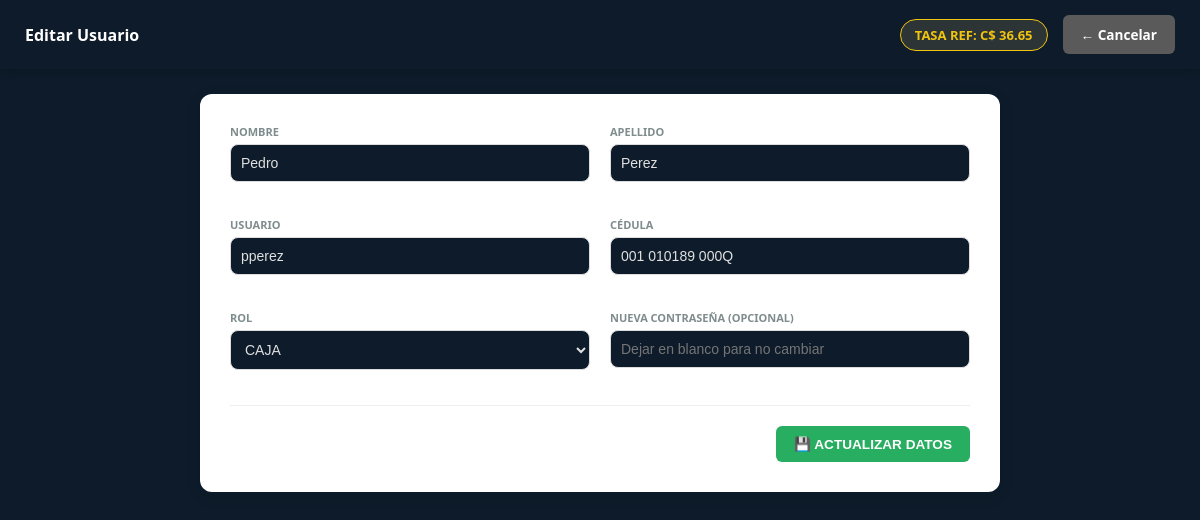
The app's page /views/admin/editar_usuario.php?id=7 (signed in) with its own data.
### tables this page shows
CREATE TABLE `usuarios` (
  `id` int(11) NOT NULL,
  `nombre` varchar(50) NOT NULL,
  `apellido` varchar(50) NOT NULL,
  `usuario` varchar(50) NOT NULL,
  `cedula` varchar(20) NOT NULL,
  `password` varchar(255) NOT NULL,
  `telefono` varchar(20) DEFAULT NULL,
  `rol` enum('ADMIN','CAJA') NOT NULL DEFAULT 'CAJA',
  `fecha_creacion` timestamp NOT NULL DEFAULT current_timestamp()
);

### config/AppConfig.php (called while the page is built, shortened)
<?php
class AppConfig {
    private $conn;
    private $table_name = "configuracion";
    public function __construct($db) {
        $this->conn = $db;
    }
    private function asegurarColumnaTema() {
        try {
            $this->conn->exec("ALTER TABLE configuracion ADD COLUMN tema VARCHAR(20) DEFAULT 'default'");
        } catch (PDOException $e) {}
    }
    public function obtenerConfig() {
        $query = "SELECT * FROM " . $this->table_name . " WHERE id = 1 LIMIT 1";
        $stmt = $this->conn->prepare($query);
        $stmt->execute();
        $this->config_cache = $stmt->fetch(PDO::FETCH_ASSOC);
        return $this->config_cache;
    }
}

### classes/Usuario.php (called while the page is built, shortened)
<?php
class Usuario {
    private $conn;
    private $table_name = "usuarios";
    public function __construct($db) {
        $this->conn = $db;
    }
    public function obtenerPorId($id) {
        $query = "SELECT * FROM " . $this->table_name . " WHERE id = ? LIMIT 1";
        $stmt = $this->conn->prepare($query);
        $stmt->execute([$id]);
        return $stmt->fetch(PDO::FETCH_ASSOC);
    }
}

### views/admin/editar_usuario.php (the view, shortened to what this page needs)
<?php
require_once "../../classes/Usuario.php";
require_once "../../config/AppConfig.php";
$db = (new Database())->getConnection();
$userObj = new Usuario($db);
$config = (new AppConfig($db))->obtenerConfig();
$tasa_cambio = $config['tasa_cambio'] ?? 36.65;
$id = $_GET['id'] ?? 0;
$u = $userObj->obtenerPorId($id);
$tema = $_SESSION['tema'] ?? 'default';
?>
<!DOCTYPE html>
<html lang="es">
<head>
    <link rel="stylesheet" href="../../public/css/estilos.css">
</head>
<body class="<?php echo ($tema !== 'default') ? 'tema-' . $tema : ''; ?>">
    <header>
        <div class="logo"><h2><i class="fas fa-user-edit"></i> Editar Usuario</h2></div>
        <div style="display:flex; align-items:center; gap:15px;">
            <span class="tasa-destacada">TASA REF: C$ <?= $tasa_cambio ?></span>
            <a href="gestion_usuarios.php" class="btn-volver gris">← Cancelar</a>
        </div>
    </header>
    <div class="dashboard-wrapper">
        <div style="background: white; padding: 30px; border-radius: 12px; max-width: 800px; margin: 0 auto; box-shadow: 0 4px 15px rgba(0,0,0,0.1);">
            <form action="../../controllers/UsuarioController.php" method="POST">
                <div class="form-grid">
                    <div class="input-group">
                        <label>NOMBRE</label>
                        <input type="text" name="nombre" value="<?php echo $u['nombre']; ?>" required>
                    </div>
                    <div class="input-group">
                        <label>APELLIDO</label>
                        <input type="text" name="apellido" value="<?php echo $u['apellido']; ?>" required>
                    </div>
                    <div class="input-group">
                        <label>USUARIO</label>
                        <input type="text" name="usuario" value="<?php echo $u['usuario']; ?>" required>
                    </div>
                    <div class="input-group">
                        <label>CÉDULA</label>
                        <input type="text" name="cedula" value="<?php echo $u['cedula']; ?>" required>
                    </div>
                    <div class="input-group">
                        <label>ROL</label>
                        <select name="rol">
                            <option value="CAJA" <?php if($u['rol']=='CAJA') echo 'selected'; ?>>CAJA</option>
                        </select>
                    </div>
                    <div class="input-group">
                        <label>NUEVA CONTRASEÑA (OPCIONAL)</label>
                        <input type="password" name="password" placeholder="Dejar en blanco para no cambiar">
                    </div>
                </div>
                <div style="text-align:right; margin-top:20px; border-top: 1px solid #eee; padding-top: 20px;">
                    <button type="submit" name="btn_actualizar_user" class="btn-accion" style="border:none; cursor:pointer; background: #27ae60;">
                        💾 ACTUALIZAR DATOS
                    </button>
                </div>
            </form>
        </div>
    </div>
</body>
</html>

### public/css/estilos.css (style rules this page uses)
:root { --primary: #27ae60; --secondary: #2c3e50; --danger: #e74c3c; --warning: #f39c12; --info: #3498db; --dark: #1a1a1a; --light: #f4f4f4; --bg-body: #f4f4f4; --bg-card: #ffffff; --text-main: #333333; --text-muted: #666666; --border-color: #dddddd; --header-bg: #2c3e50; --input-bg: #ffffff; --input-text: #333333; --input-border: #cccccc; --link-color: #2980b9; }
body.tema-darkblue { --primary: #3498db; --secondary: #0d1b2a; --danger: #e74c3c; --warning: #f39c12; --info: #5dade2; --dark: #f4f4f4; --light: #1b263b; --bg-body: #0d1b2a; --bg-card: #1b263b; --text-main: #e0e0e0; --text-muted: #94a3b8; --border-color: #334155; --header-bg: #0d1b2a; --input-bg: #0d1b2a; --input-text: #e0e0e0; --input-border: #334155; --link-color: #3498db; }
* { box-sizing: border-box; }
body { font-family: 'Segoe UI', Tahoma, Geneva, Verdana, sans-serif; background-color: var(--bg-body); color: var(--text-main); margin: 0; }
header { background: var(--header-bg); color: white; padding: 15px 25px; display: flex; justify-content: space-between; align-items: center; box-shadow: 0 2px 10px rgba(0,0,0,0.2); }
.dashboard-wrapper { padding: 25px; max-width: 1400px; margin: 0 auto; }
.btn-accion, .btn-menu { display: inline-block; padding: 10px 18px; background: var(--secondary); color: white !important; text-decoration: none; border-radius: 6px; font-weight: 600; font-size: 0.85rem; transition: all 0.2s ease; border: none; cursor: pointer; }
.btn-volver { display: inline-block; padding: 8px 15px; background: var(--header-bg); color: white; text-decoration: none; border-radius: 5px; font-size: 0.8rem; font-weight: 600; }
input, select, textarea { background: var(--input-bg); color: var(--input-text); border: 1px solid var(--input-border); padding: 12px; border-radius: 6px; font-size: 0.95rem; width: 100%; }
label { color: var(--text-muted); font-weight: 600; font-size: 0.8rem; margin-bottom: 6px; display: block; }
h1, h2, h3, h4, h5, h6 { color: var(--text-main); margin-top: 0; }
a { color: var(--link-color); text-decoration: none; }
.logo h2 { color: white; font-size: 1rem; margin: 0; }
body.tema-oscuro header h2, body.tema-darkblue header h2 { color: white; }
body.tema-oscuro .logo h2, body.tema-darkblue .logo h2 { color: white; }
.btn-volver { display: inline-block; padding: 10px 18px; background: var(--secondary); color: white !important; text-decoration: none; border-radius: 6px; font-weight: 600; font-size: 0.85rem; transition: all 0.2s ease; }
.btn-volver.gris { background: #7f8c8d; }
body.tema-oscuro .btn-volver.gris, body.tema-darkblue .btn-volver.gris { background: #5a5a5a; }

### views/admin/editar_usuario.php (style rules this page uses)
.tasa-destacada { font-size: 13px; font-weight: bold; background: #2d3436; color: #f1c40f; padding: 6px 14px; border-radius: 20px; border: 1px solid #f1c40f; }
.form-grid { display: grid; grid-template-columns: 1fr 1fr; gap: 20px; }
.input-group { display: flex; flex-direction: column; margin-bottom: 15px; }
.input-group label { font-size: 11px; font-weight: bold; color: #7f8c8d; margin-bottom: 5px; }
.input-group input, .input-group select { padding: 10px; border: 1px solid #ddd; border-radius: 8px; font-size: 14px; }

### records on screen
usuarios: nombre "Pedro", apellido "Perez", usuario "pperez", cedula "001 010189 000Q", rol "CAJA"

### other values on screen
$tasa_cambio "36.65"
